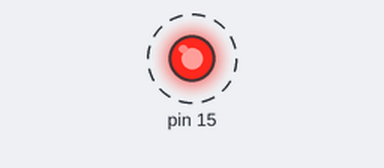
This sketch was run on a simulated Arduino Mega 2560, built with avr-gcc and run on an emulated ATmega2560. Shown: output pins drawn as LEDs (lit = HIGH). Dashed ring = blinking.

Above: at 0.06 s.
Timing chart, 0 to 3.0 s (numbered marks = the images above):
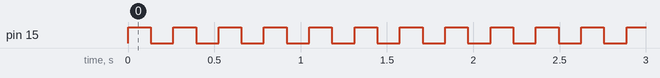

The sketch:

ETALVIS_Problem_02_01.ino
```cpp
//Embedded Software Foundation Course - GPIO
//LEDs Set 2 - Assessment problem 1
//use arduino mega board connect a led to port J bit 0
//01. Blink LSB LED every second (bit 0)
void delay1(void);;//delay function declaration
void setup() {
  // put your setup code here, to run once:
  volatile char *ddrj;
  ddrj = 0x104;
  *ddrj = 0x01;//making LSB BIT as OUTPUT

}

void loop() {
  // put your main code here, to run repeatedly:
  volatile char *outj;

  outj = 0x105;
  *outj = 0x01;
  delay1();
  *outj  = 0x00;
  delay1();
}
void delay1(void)//delay function defination
{
  volatile long i;
  for (i = 0; i < 60000; i++);
}
```

Measured:
- by itself, pin 15: alternates HIGH for 0.13 s and LOW for 0.13 s
